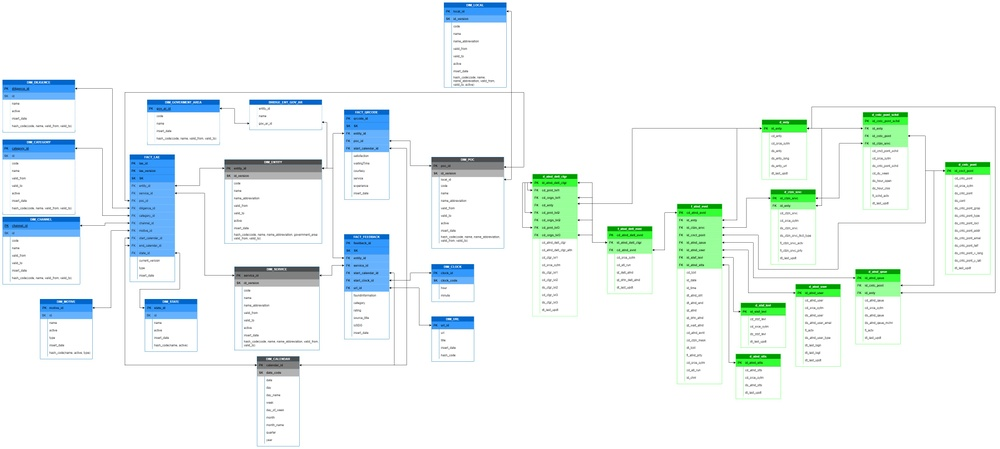
#> input picture images/jpeg/image.jpeg, 1000 x 449 px, shrunk from 4010 x 1801 before the run, found by its file name
$ python jpeg_to_workbench.py
#> lines starting #> are read from the running program, lines starting #| are printed output that depends on the picture; after the words box and inside, x2 and y2 are one past the last pixel; in counts of white or black regions, pixels touching at a corner belong together
import cv2
import pytesseract
import numpy as np

# Caminho do Tesseract (caso necessário)
# pytesseract.pytesseract.tesseract_cmd = r'C:\Program Files\Tesseract-OCR\tesseract.exe'

def extract_text_from_roi(image, roi):
    x, y, w, h = roi
    roi_img = image[y:y+h, x:x+w]
    roi_img = cv2.cvtColor(roi_img, cv2.COLOR_BGR2GRAY)
    roi_img = cv2.threshold(roi_img, 0, 255, cv2.THRESH_BINARY + cv2.THRESH_OTSU)[1]
    text = pytesseract.image_to_string(roi_img, config='--psm 6')
    return text.strip()

def detect_tables(image_path):
#> called with image_path = 'images\\jpeg\\image.jpeg'
    image = cv2.imread(image_path)
#> image is the input picture: shape (449, 1000, 3); mean B, G, R 244.9, 245.5, 237.3
    gray = cv2.cvtColor(image, cv2.COLOR_BGR2GRAY)
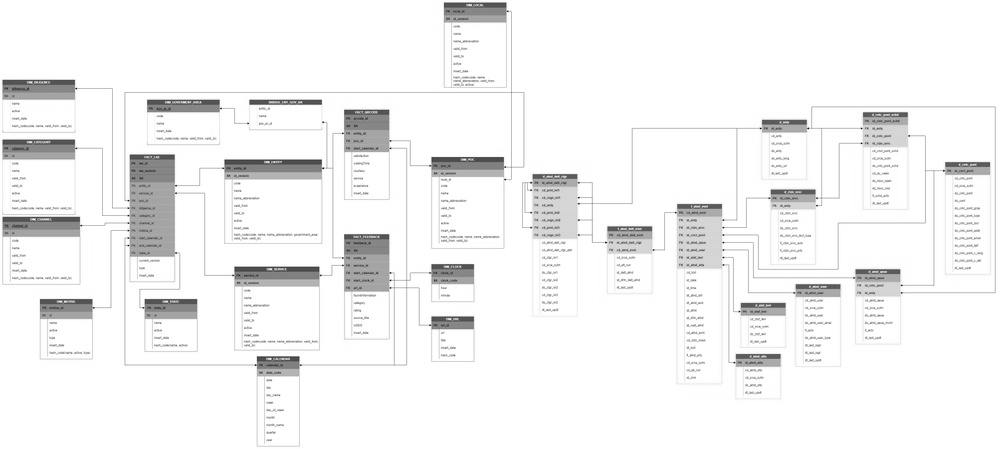
#> gray: shape (449, 1000); min 4, max 255, mean 243
    _, thresh = cv2.threshold(gray, 180, 255, cv2.THRESH_BINARY_INV)
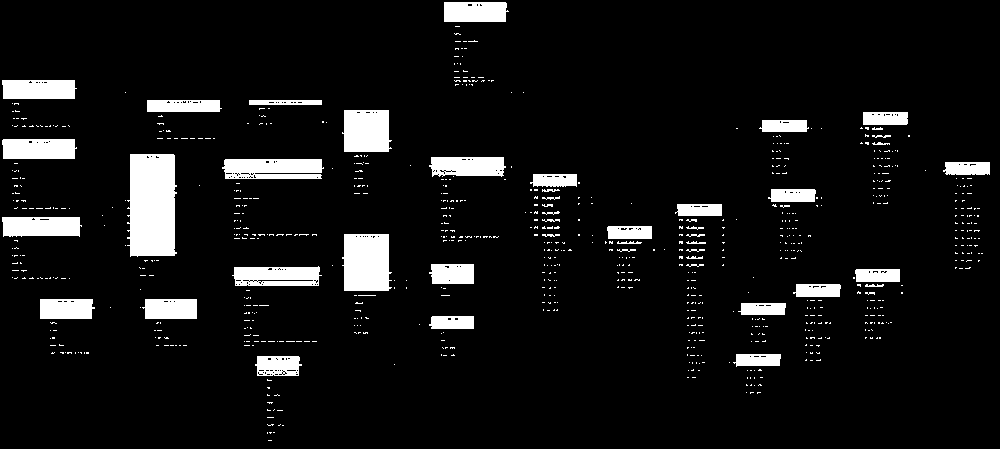
#> thresh: shape (449, 1000); 7.6% white; 818 white regions (770 under 20 px)
    contours, _ = cv2.findContours(thresh, cv2.RETR_EXTERNAL, cv2.CHAIN_APPROX_SIMPLE)
#> contours = 818 contours, 788 with area under 20; largest, box (x1, y1, x2, y2) and area: (127, 154, 177, 257) 4466, (342, 234, 392, 291) 2476, (342, 110, 392, 152) 1811, (222, 159, 324, 179) 1702, (232, 266, 322, 286) 1512

    tables = []
    for cnt in contours:
        x, y, w, h = cv2.boundingRect(cnt)
        if w > 150 and h > 100:  # Ajuste baseado na imagem fornecida
            tables.append((x, y, w, h))
#> this loop made 818 passes
#> (cnt, x, y, w, h) on passes 1 to 3: ([[268, 440], [271, 440]], 268, 440, 4, 1), ([[273, 432], [274, 432]], 273, 432, 2, 1), ([[269, 432], [270, 433], [271, 432]], 269, 432, 3, 2)
#> after the loop, tables = []

    tables = sorted(tables, key=lambda x: (x[1], x[0]))  # Ordenação vertical
    return image, tables

def parse_table_text(text):
    lines = [line.strip() for line in text.split('\n') if line.strip()]
    table_name = lines[0] if lines else "unknown"
    columns = []

    for line in lines[1:]:
        if line.startswith("PK") or line.startswith("FK"):
            continue
        parts = line.split()
        if len(parts) >= 2:
            col_name = parts[0]
            col_type = parts[1]
            columns.append((col_name, col_type))
        elif len(parts) == 1:
            columns.append((parts[0], "VARCHAR(255)"))

    return table_name.replace(":", "").replace("-", "_"), columns

def generate_sql_script(tables_data):
    sql_script = ""
    for table_name, columns in tables_data:
        sql_script += f"CREATE TABLE `{table_name}` (\n"
        for col_name, col_type in columns:
            sql_script += f"  `{col_name}` {col_type},\n"
        sql_script = sql_script.rstrip(',\n') + "\n);\n\n"
    return sql_script

def main(image_path, output_sql="output.sql"):
    image, rois = detect_tables(image_path)
#> rois = []
    tables_data = []

    for roi in rois:
        text = extract_text_from_roi(image, roi)
        if len(text.strip()) == 0:
            continue
        table_name, columns = parse_table_text(text)
        if columns:
            tables_data.append((table_name, columns))
#> this loop made 0 passes
#> after the loop, tables_data = []

    sql_script = generate_sql_script(tables_data)
#> after the loop in generate_sql_script, `for table_name, columns in tables_data:`: sql_script = ''
#> sql_script = ''

    with open(output_sql, "w", encoding="utf-8") as f:
        f.write(sql_script)

    print(f"Arquivo SQL gerado com sucesso: {output_sql}")

# Execução
if __name__ == "__main__":
    main("images\jpeg\image.jpeg")
